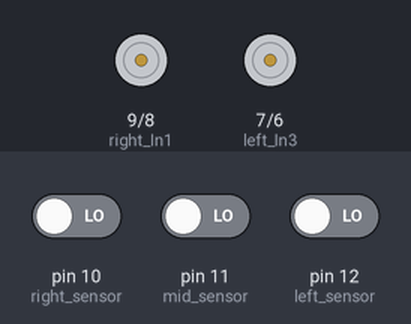
Bench run of a sketch on a simulated Arduino Uno, built with avr-gcc and run on an emulated ATmega328P. Shown: motor-driver pin pairs drawn as motors (green arrow = first pin HIGH = forward, orange = second pin HIGH = backward, longer = more drive, scaled by the enable pin). The test bench sets the inputs (shaded band); at power-on: pin 12 (left_sensor) LOW, pin 10 (right_sensor) LOW, pin 11 (mid_sensor) LOW.

Above: at 1.2 s.
1.3 s: pin 12 (left_sensor) driven HIGH
4.3 s: pin 10 (right_sensor) driven HIGH
At 4.7 s:
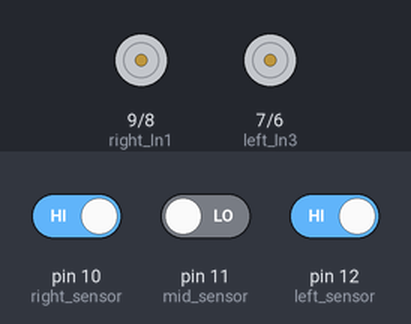
7.3 s: pin 11 (mid_sensor) driven HIGH
At 7.45 s:
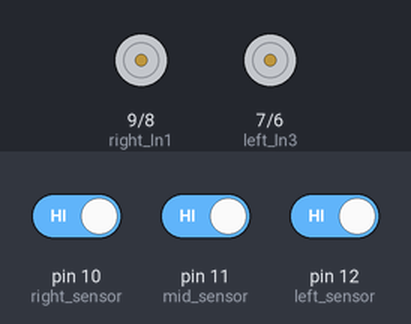
10.3 s: pin 11 (mid_sensor) driven LOW
At 10.61 s:
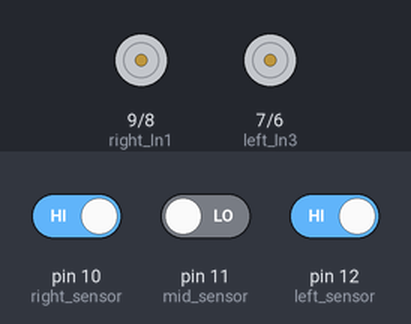
13.3 s: pin 10 (right_sensor) driven LOW
At 13.66 s:
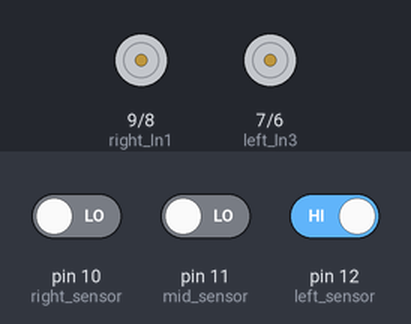
Timing chart, 0 to 17.3 s (numbered marks = the images above; inputs shaded):
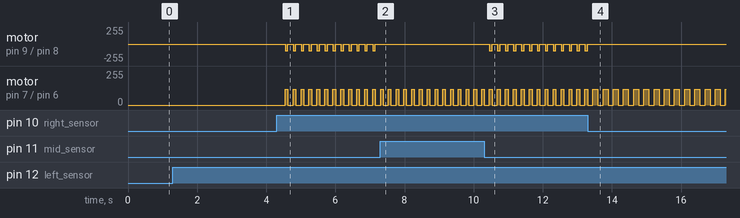

The sketch:

linecar.ino
```cpp
#include "linecar.h"

#define right_In1 9
#define right_In2 8
#define right_pwm 5
#define left_In3 7
#define left_In4 6
#define left_pwm 3
#define right_sensor 10
#define mid_sensor 11
#define left_sensor 12
#define right_speed 117
#define left_speed 99
#define RX 2
#define TX 4

int mode = 1;
char moterstatus;
char sensorstatus;
SoftwareSerial BT(RX,TX);//RX,TX角位
//定義Arduino PIN2及PIN4分別為RX及TX腳
Motor motor(right_In1,right_In2,right_pwm,
            left_In3,left_In4,left_pwm,
            right_speed,left_speed);
Sensor sensor(right_sensor,mid_sensor,left_sensor);

void setup() {
  BT.begin(9600); // 設定和 HC-06 通訊的速度 (預設 9600)
}

void loop() {
  if(mode==1){
    /*Serial.print("digital read from pin11 is:");
    Serial.println(digitalRead(12));*/
    sensorstatus = sensor.sensor_read();

    switch(sensorstatus){
      case 1:
      motor.moveForward2();
      break;
      case 2:
      motor.moveRight2();
      if(sensorstatus) motor.moveRight2();
      break;
      case 3:
      motor.moveRight();
      break;
      case 4:
      motor.stop();
      mode = 2;
    }
  }

  if(mode == 2){
    if (BT.available()){
      moterstatus=BT.read();
      Serial.println(moterstatus);
    }

    switch (moterstatus){
      case 'F':
      // digitalWrite(pin1,HIGH);
      Serial.println(moterstatus);
      motor.moveForward();
      break;
      case 'L':
      // digitalWrite(pin1,LOW);
      Serial.println(moterstatus);
      motor.moveLeft();
      break;
      case 'R':
      // digitalWrite(pin1,LOW);
      Serial.println(moterstatus);
      motor.moveRight();
      break;
      case 'B':
      // digitalWrite(pin1,LOW);
      Serial.println(moterstatus);
      motor.moveBackward();
      break;
      case 'T':
      // digitalWrite(pin1,HIGH);
      Serial.println(moterstatus);
      motor.moveRight2();
      motor.moveLeft2();
      break;
      case 'S':
      // digitalWrite(pin1,HIGH);
      Serial.println(moterstatus);
      motor.moveLeft2();
      break;
      case 'C':
      // digitalWrite(pin1,HIGH);
      Serial.println(moterstatus);
      motor.moveRight2();
      break;
    }
  }
}
```

linecar.cpp
```cpp
#include "linecar.h"
#include "Arduino.h"

Motor::Motor(int right_In1,int right_In2,int right_pwm,
             int left_In3,int left_In4,int left_pwm,
             int right_speed,int left_speed)
{
  pinMode(left_In4, OUTPUT);
  pinMode(left_In3, OUTPUT);
  pinMode(right_In2, OUTPUT);
  pinMode(right_In1, OUTPUT);
  pinMode(left_pwm, OUTPUT);
  pinMode(right_pwm, OUTPUT);

  _right_In1 = right_In1;
  _right_In2 = right_In2;
  _right_pwm = right_pwm;
  _left_In3 = left_In3;
  _left_In4 = left_In4;
  _left_pwm = left_pwm;
  _right_speed = right_speed;
  _left_speed = left_speed;
}

void Motor::moveForward(){
  digitalWrite(_left_In3,HIGH);
  digitalWrite(_left_In4,LOW);
  analogWrite(_left_pwm,_left_speed);
  digitalWrite(_right_In2,HIGH);
  digitalWrite(_right_In1,LOW);
  analogWrite(_right_pwm,_right_speed);
  delay(200);
  stop();
}

void Motor::moveForward2(){
  digitalWrite(_left_In3,HIGH);
  digitalWrite(_left_In4,LOW);
  analogWrite(_left_pwm,_left_speed);
  digitalWrite(_right_In2,HIGH);
  digitalWrite(_right_In1,LOW);
  analogWrite(_right_pwm,_right_speed);
  delay(80);
  stop();
}

void Motor::moveBackward(){
  digitalWrite(_left_In3,LOW);
  digitalWrite(_left_In4,HIGH);
  analogWrite(_left_pwm,_left_speed);
  digitalWrite(_right_In2,LOW);
  digitalWrite(_right_In1,HIGH);
  analogWrite(_right_pwm,_right_speed);
  delay(130);
  stop();
}

void Motor::moveRight(){
  digitalWrite(_left_In3,HIGH);
  digitalWrite(_left_In4,LOW);
  analogWrite(_left_pwm,_left_speed);
  digitalWrite(_right_In2,LOW);
  digitalWrite(_right_In1,LOW);
  delay(145);
  stop();
}

void Motor::moveRight2(){
  digitalWrite(_left_In3,HIGH);
  digitalWrite(_left_In4,LOW);
  analogWrite(_left_pwm,_left_speed);
  digitalWrite(_right_In2,LOW);
  digitalWrite(_right_In1,LOW);
  delay(75);
  stop();
}

void Motor::moveLeft(){
  digitalWrite(_left_In3,LOW);
  digitalWrite(_left_In4,LOW);
  digitalWrite(_right_In2,HIGH);
  digitalWrite(_right_In1,LOW);
  analogWrite(_right_pwm,_right_speed);
  delay(145);
  stop();
}

void Motor::moveLeft2(){
  digitalWrite(_left_In3,LOW);
  digitalWrite(_left_In4,LOW);
  digitalWrite(_right_In2,HIGH);
  digitalWrite(_right_In1,LOW);
  analogWrite(_right_pwm,_right_speed);
  delay(75);
  stop();
}

void Motor::stop(){
  digitalWrite(_left_In3,LOW);
  digitalWrite(_left_In4,LOW);
  digitalWrite(_right_In2,LOW);
  digitalWrite(_right_In1,LOW);
  delay(150);
}

Sensor::Sensor(int right_sensor,int mid_sensor,int left_sensor){
  pinMode(right_sensor,INPUT);
  pinMode(mid_sensor,INPUT);
  pinMode(left_sensor,INPUT);

  _right_sensor = right_sensor;
  _mid_sensor = mid_sensor;
  _left_sensor = left_sensor;
}

int Sensor::sensor_read(){
  if(digitalRead(_right_sensor)==1&&digitalRead(_mid_sensor)==0&&digitalRead(_left_sensor)==1){
    return 1;
  }
  if(digitalRead(_right_sensor)==1&&digitalRead(_mid_sensor)==1&&digitalRead(_left_sensor)==1){
    return 2;
  }
  if(digitalRead(_right_sensor)==0&&digitalRead(_left_sensor)==1){
    return 3;
  }
  if(digitalRead(_right_sensor)==1&&digitalRead(_left_sensor)==0){
    return 4;
  }
  if(digitalRead(_right_sensor)==0&&digitalRead(_left_sensor)==0){
    return 0;
  }
  if(digitalRead(_mid_sensor)==0&&digitalRead(_left_sensor)==0){
    return 0;
  }
  if(digitalRead(_right_sensor)==0&&digitalRead(_mid_sensor)==0){
    return 0;
  }
}
```

linecar.h
```cpp
#include <SoftwareSerial.h>
#include <Wire.h>
class Motor
{
  private:
    int _right_In1;
    int _right_In2;
    int _right_pwm;
    int _left_In3;
    int _left_In4;
    int _left_pwm;
    int _right_speed;
    int _left_speed;
  public:
    Motor(int right_In1,int right_In2,int right_pwm,
          int left_In3,int left_In4,int left_pwm,
          int right_speed,int left_speed);
    void moveForward();
    void moveForward2();
    void moveBackward();
    void moveRight();
    void moveRight2();
    void moveLeft();
    void moveLeft2();
    void stop();
};

class Sensor
{
  private:
    int _right_sensor;
    int _mid_sensor;
    int _left_sensor;
  public:
    Sensor(int right_sensor,int mid_sensor,int left_sensor);
    int sensor_read();
};
```

Measured:
- after the input at 4.3 s, motor on pin 9 (right_In1) / pin 8 (right_In2): alternates backward 99/255 for 0.08 s and stopped for 0.15 s, starting after 0.25 s; motor on pin 7 (left_In3) / pin 6 (left_In4): alternates forward 117/255 for 0.08 s and stopped for 0.15 s, starting after 0.25 s
- after the input at 7.3 s, motor on pin 9 (right_In1) / pin 8 (right_In2): stops changing and stays stopped
- after the input at 10.3 s, motor on pin 9 (right_In1) / pin 8 (right_In2): alternates backward 99/255 for 0.08 s and stopped for 0.15 s, starting after 0.16 s
- after the input at 13.3 s, motor on pin 9 (right_In1) / pin 8 (right_In2): stops changing and stays stopped; motor on pin 7 (left_In3) / pin 6 (left_In4): alternates forward 117/255 for 0.15 s and stopped for 0.15 s, starting after 0.29 s
